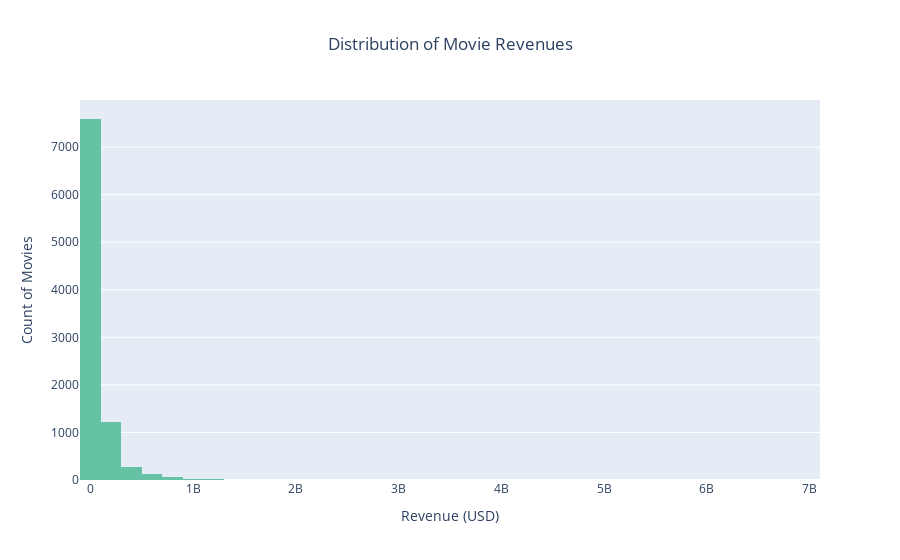

The cell this chart's notebook holds for it:
### Code cell
# Plot: Distribution of Movie Revenues

fig_hist = px.histogram(
    df_season,
    x="inflated_revenue",
    nbins=50,
    title="Distribution of Movie Revenues",
    labels={"inflated_revenue": "Revenue"},
    color_discrete_sequence=px.colors.colorbrewer.Set2
)
fig_hist.update_layout(
    xaxis_title="Revenue (USD)",
    yaxis_title="Count of Movies",
    title_x=0.5
)

fig_hist.show()
fig_hist.write_html(
    f"{SAVE_PATH_WAVES}revenue_distribution.html", include_plotlyjs="cdn",
    config={"toImageButtonOptions": {"filename": "revenue_distribution"}},
)

### Figure 1 — Plotly figure (JSON) as saved in the notebook; plotly's stock layout.template omitted (floating-point values rounded to 4 significant figures; data arrays with more than 128 entries replaced by an {"elided": "..."} marker saying what was removed)
{"data": [{"alignmentgroup": "True", "bingroup": "x", "hovertemplate": "Revenue=%{x}<br>count=%{y}<extra></extra>", "legendgroup": "", "marker": {"color": "rgb(102,194,165)", "pattern": {"shape": ""}}, "name": "", "nbinsx": 50, "offsetgroup": "", "orientation": "v", "showlegend": false, "type": "histogram", "x": {"elided": "9352 float values"}, "xaxis": "x", "yaxis": "y"}], "layout": {"barmode": "relative", "legend": {"tracegroupgap": 0}, "title": {"text": "Distribution of Movie Revenues", "x": 0.5}, "xaxis": {"anchor": "y", "domain": [0, 1], "title": {"text": "Revenue (USD)"}}, "yaxis": {"anchor": "x", "domain": [0, 1], "title": {"text": "Count of Movies"}}}}
